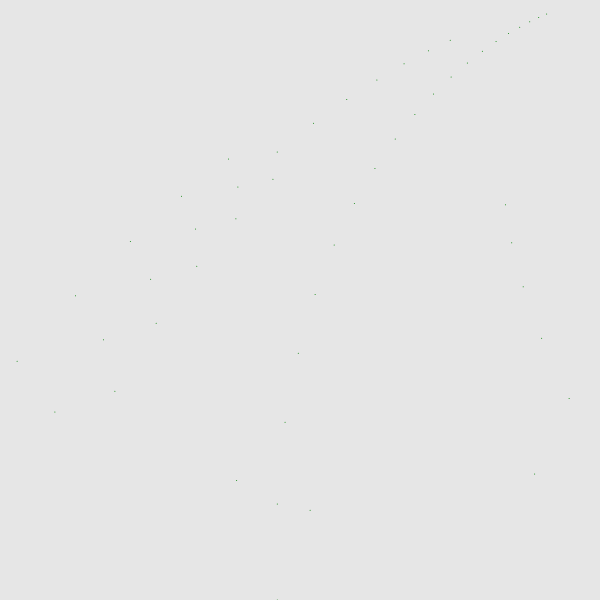
Frame 1 (no input)
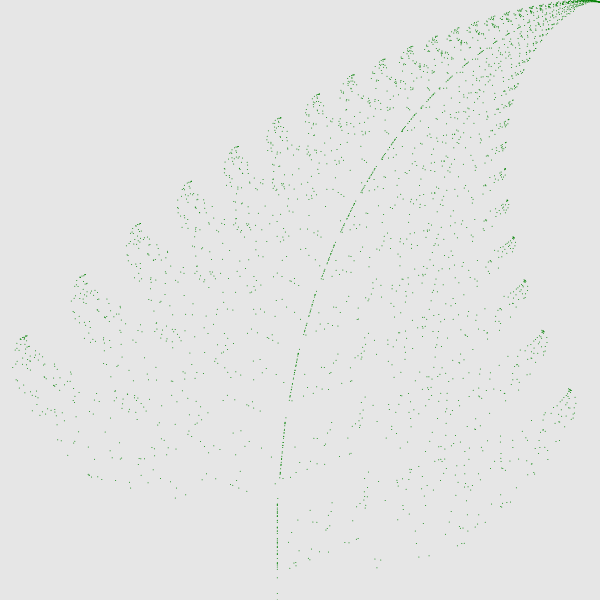
Frame 60 (no input)
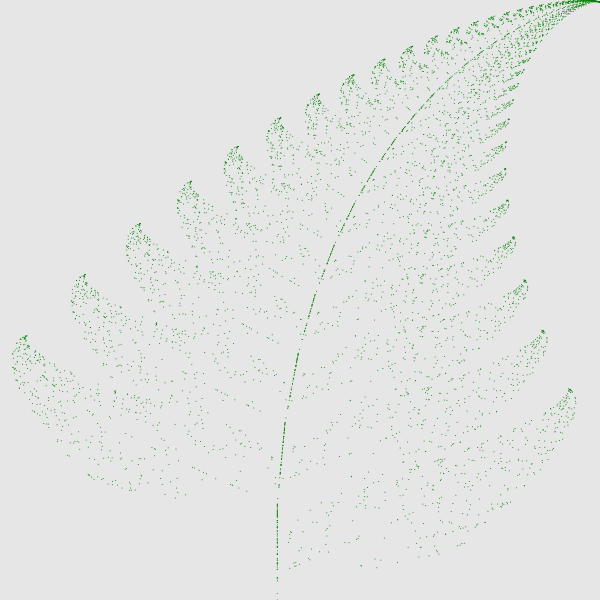
Frame 120 (the mouse pressed at the canvas centre since frame 60)

The p5.js sketch that drew these frames (run headless with seeded random() and noise() and a simulated clock; from frame 60 on, the mouse is pressed at the canvas centre):

// p5.js sketch
// ── sketch.js
let x = 0;
let y = 0;

function setup() {
  createCanvas(600, 600);
  background(230);
}

function nextPoint() {
  let nextX;
  let nextY;

  let r = random(1);

  if (r < 0.01) {
    nextX = 0;
    nextY = 0.16 * y;
  } else if (r < 0.86) {
    nextX = 0.85 * x + 0.04 * y;
    nextY = -0.04 * x + 0.85 * y + 1.6;
  } else if (r < 0.93) {
    nextX = 0.2 * x + -0.26 * y;
    nextY = 0.23 * x + 0.22 * y + 1.6;
  } else {
    nextX = -0.15 * x + 0.28 * y;
    nextY = 0.26 * x + 0.24 * y + 0.44;
  }

  x = nextX;
  y = nextY;
}

function drawPoint() {
  stroke('green');
  strokeWeight(1);
  // −2.1820 < x < 2.6558 and 0 ≤ y < 9.9983.
  let px = map(x, -2.2820, 2.6558, 0, width);
  let py = map(y, 0, 9.9983, height, 0);
  point(px, py);
}

function draw() {
  for (let i = 0; i < 50; i++) {
    drawPoint();
    nextPoint();
  }
}
